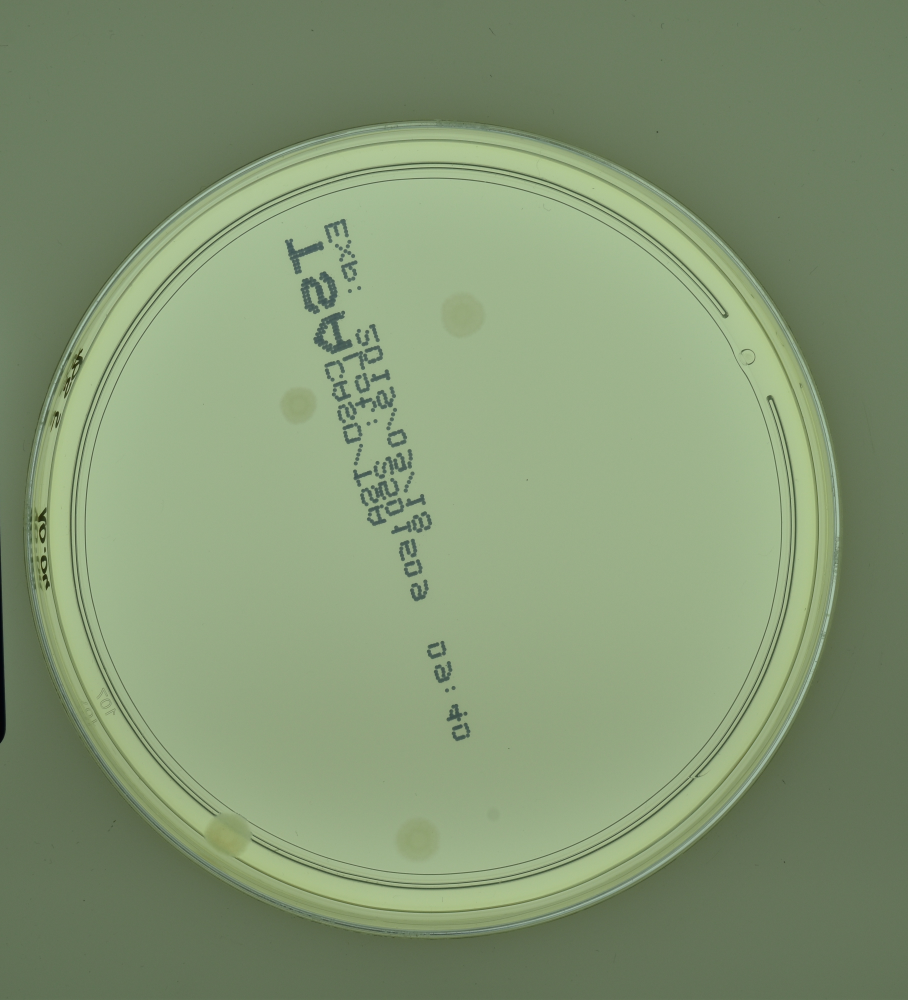
#> input picture Image_preprocessing/images/1000.jpg, 3632 x 4000 px (shown at 1/4 size); its folder holds only this picture in this run
$ python color_scale_transformation.py
#> lines starting #> are read from the running program, lines starting #| are printed output that depends on the picture
"""
Image preprocessing efforts to make bacteria colonies more visible.
"""

from PIL import Image
import cv2
import skimage.exposure


def greyscale(name: int):
    # Load the image
#> called with name = 1000
    image = Image.open(f"images/{name}.jpg")
#> image is the input picture: PIL image 3632x4000 RGB; mean R, G, B 130.8, 149.4, 115.1
    # Convert the image to grayscale
    grey_image = image.convert("L")
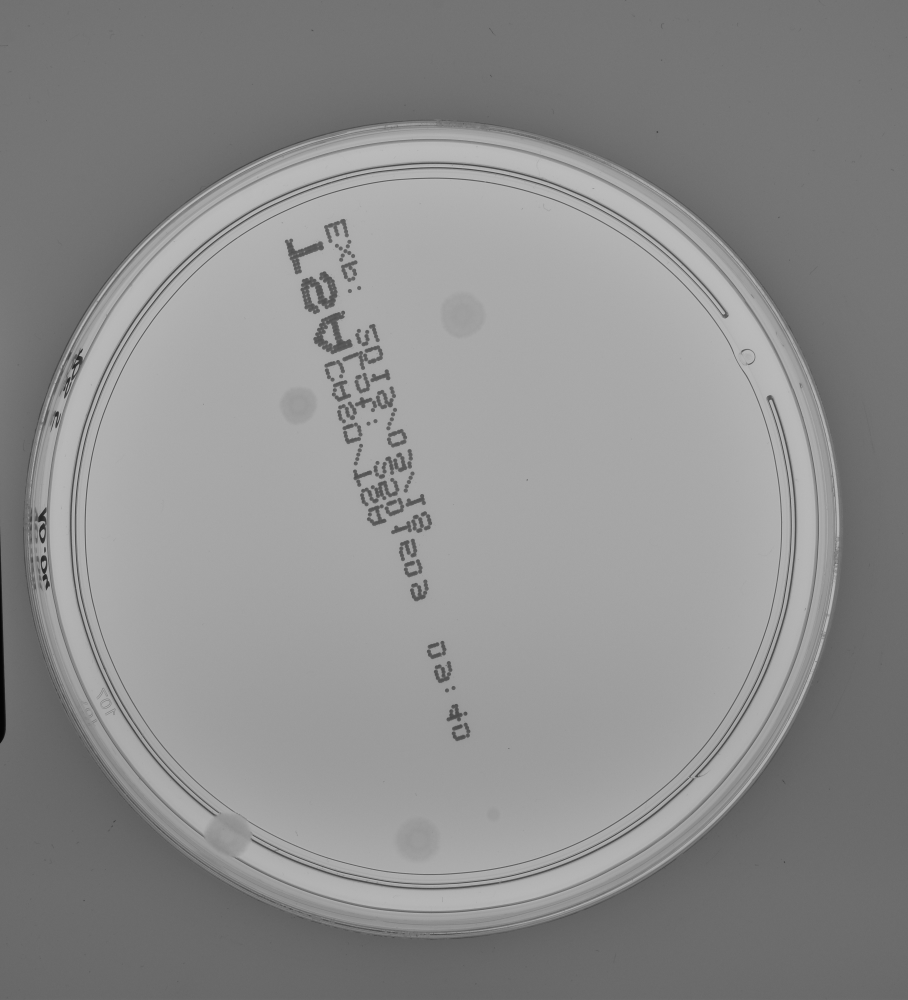
#> grey_image: PIL image 3632x4000 L (shown at 1/4 size); min 3, max 198, mean 139.9
    # Save the grayscale image with a new name
    grey_image.save(f"images/{name}_grey.jpg")


def greyscale_increase_contrast(name: int):
    # Read the grayscale image
#> called with name = 1000
    grey_image = cv2.imread(f"images/{name}.jpg", cv2.IMREAD_GRAYSCALE)
    # Apply histogram equalization
    grey_equalized_image = cv2.equalizeHist(grey_image)
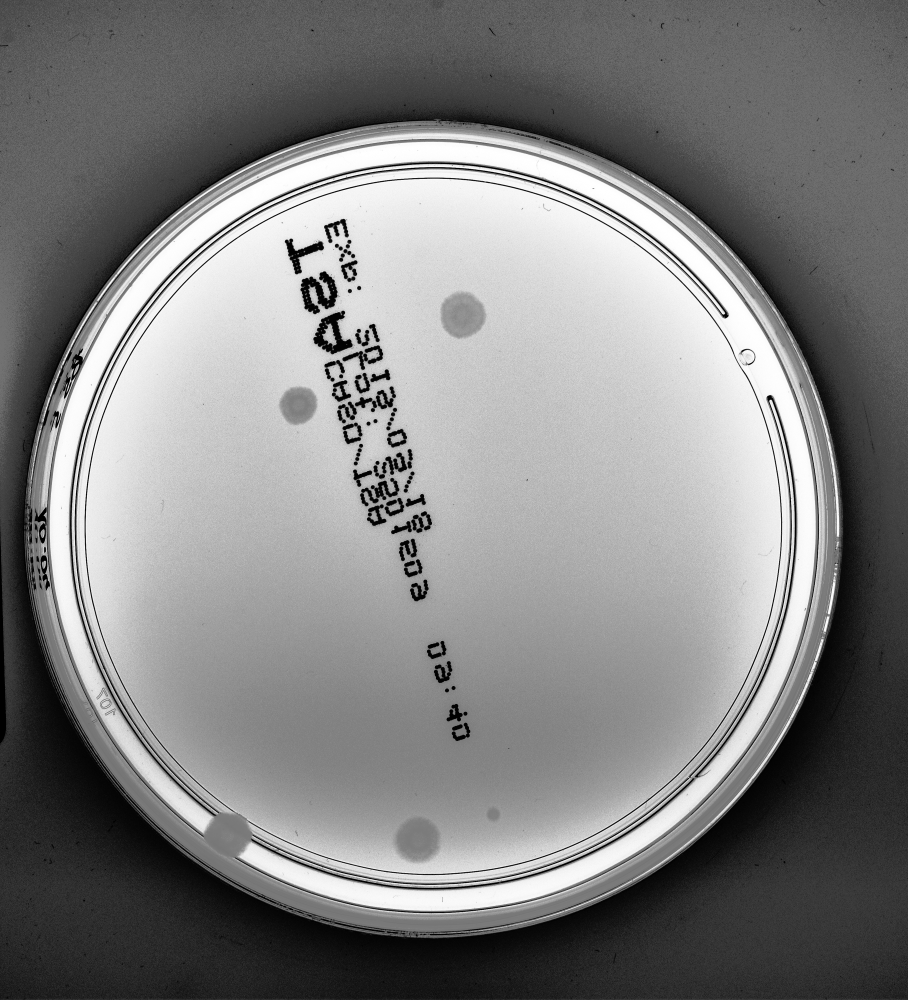
#> grey_equalized_image: shape (4000, 3632) (shown at 1/4 size); min 0, max 255, mean 130.2
    # Save the image
    cv2.imwrite(f"images/{name}_grey_contrast.jpg", grey_equalized_image)


def rgb_to_svm(name: int):
    # Read the image - Notice that OpenCV reads the images as BRG instead of RGB
    img = cv2.imread(f"images/{name}.jpg")
    # Convert the BRG image to RGB
    img = cv2.cvtColor(img, cv2.COLOR_BGR2RGB)
    # Convert the RGB image to HSV
    img = cv2.cvtColor(img, cv2.COLOR_RGB2HSV)
    # Save the image with a new name
    cv2.imwrite(f"images/{name}_HSV.jpg", img)


def rgb_increase_contrast(name: int):
    # Load image with alpha channel
#> called with name = 1000
    img = cv2.imread(f"images/{name}.jpg")
    # Adjust just the input max value
    light = skimage.exposure.rescale_intensity(
        img, in_range=(0, 128), out_range=(0, 255)
    )
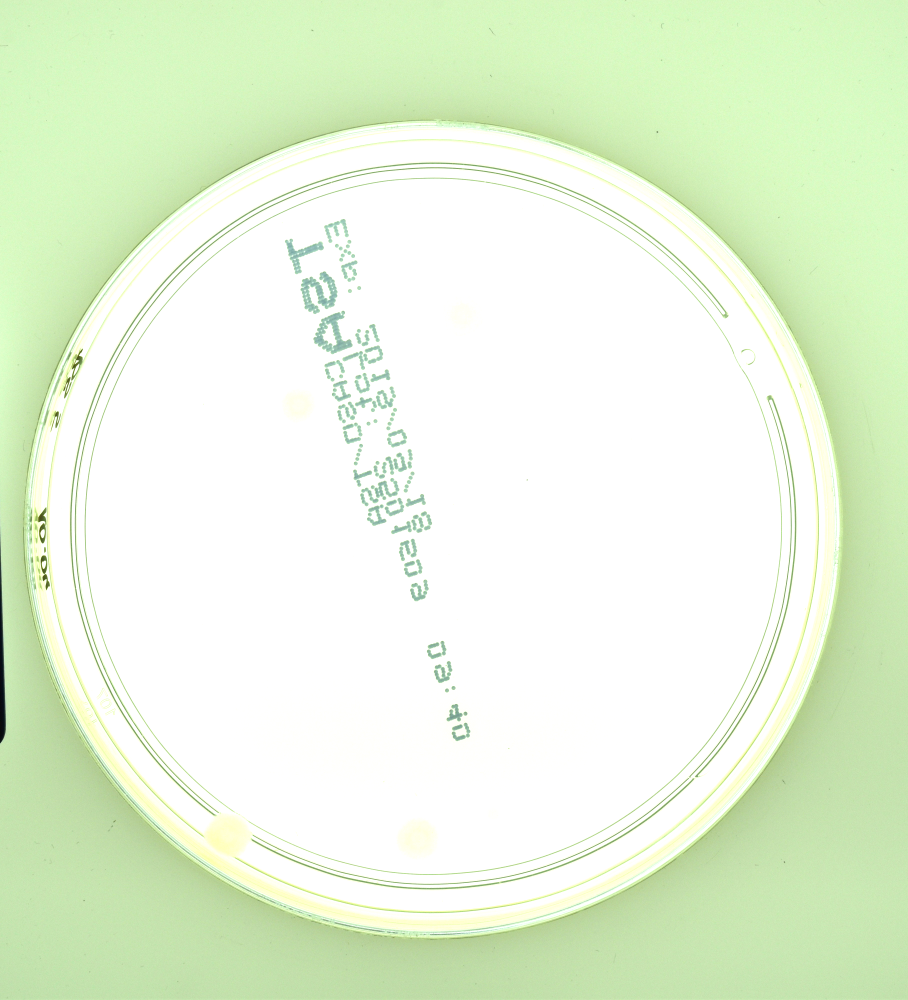
#> light: shape (4000, 3632, 3) float64 (shown at 1/4 size); mean B, G, R 218.8, 245.1, 230.8
    cv2.imwrite(f"images/{name}_contrast_light.jpg", light)
    # Adjust both the input min and max values
    dark = skimage.exposure.rescale_intensity(
        img, in_range=(64, 192), out_range=(0, 255)
    )
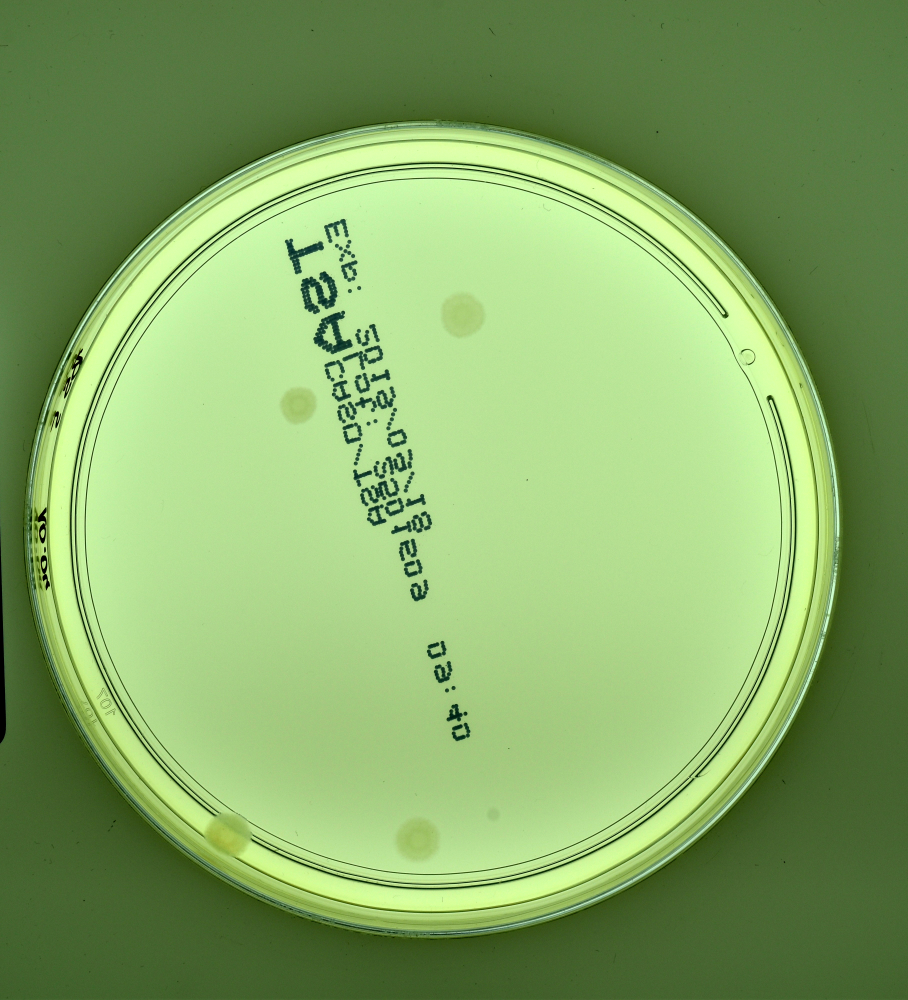
#> dark: shape (4000, 3632, 3) float64 (shown at 1/4 size); mean B, G, R 102, 170.1, 133.2
    cv2.imwrite(f"images/{name}_contrast_dark.jpg", dark)


greyscale(1000)
greyscale_increase_contrast(1000)
rgb_increase_contrast(1000)
rgb_to_svm(1000)
#> in rgb_to_svm, `img = cv2.cvtColor(img, cv2.COLOR_RGB2HSV)`: img: shape (4000, 3632, 3); mean H, S, V 46.6, 59.2, 149.4
